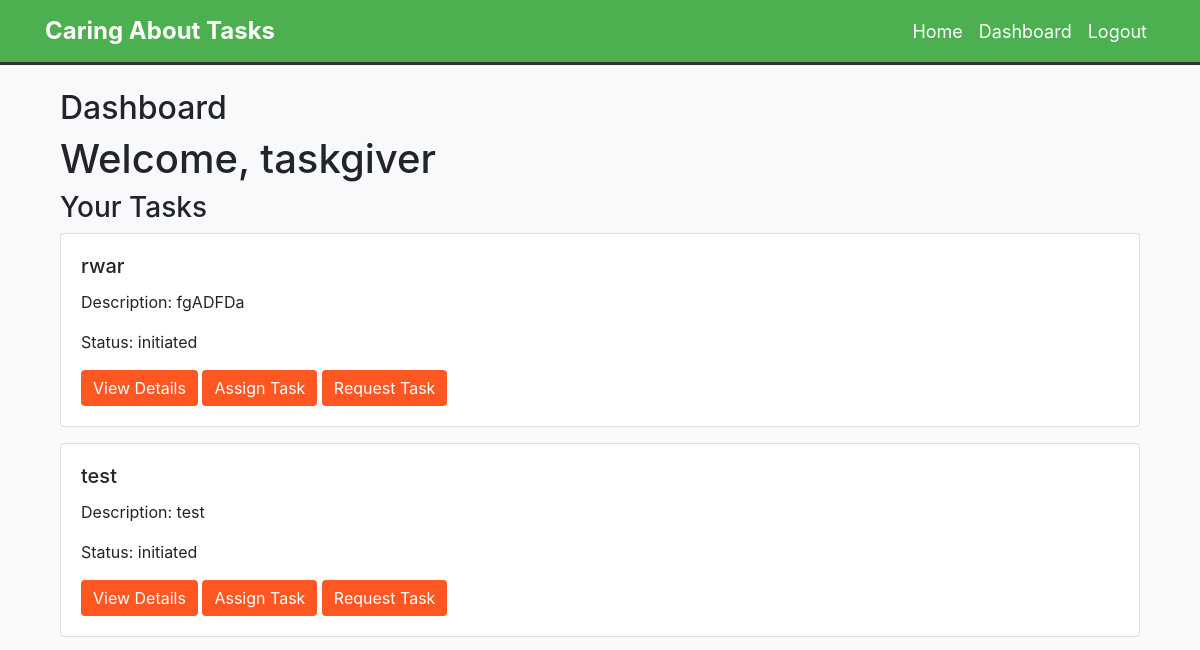
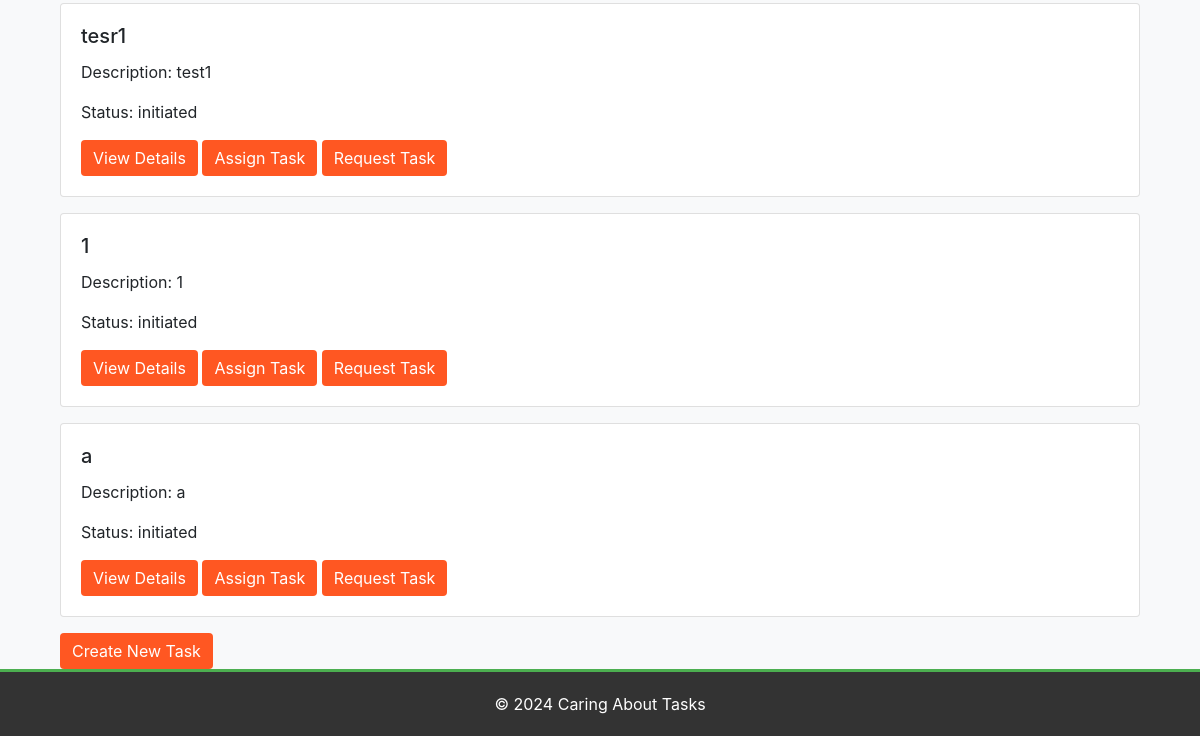
Page /dashboard (signed in) on the earlier database version (2 pictures, top to bottom).
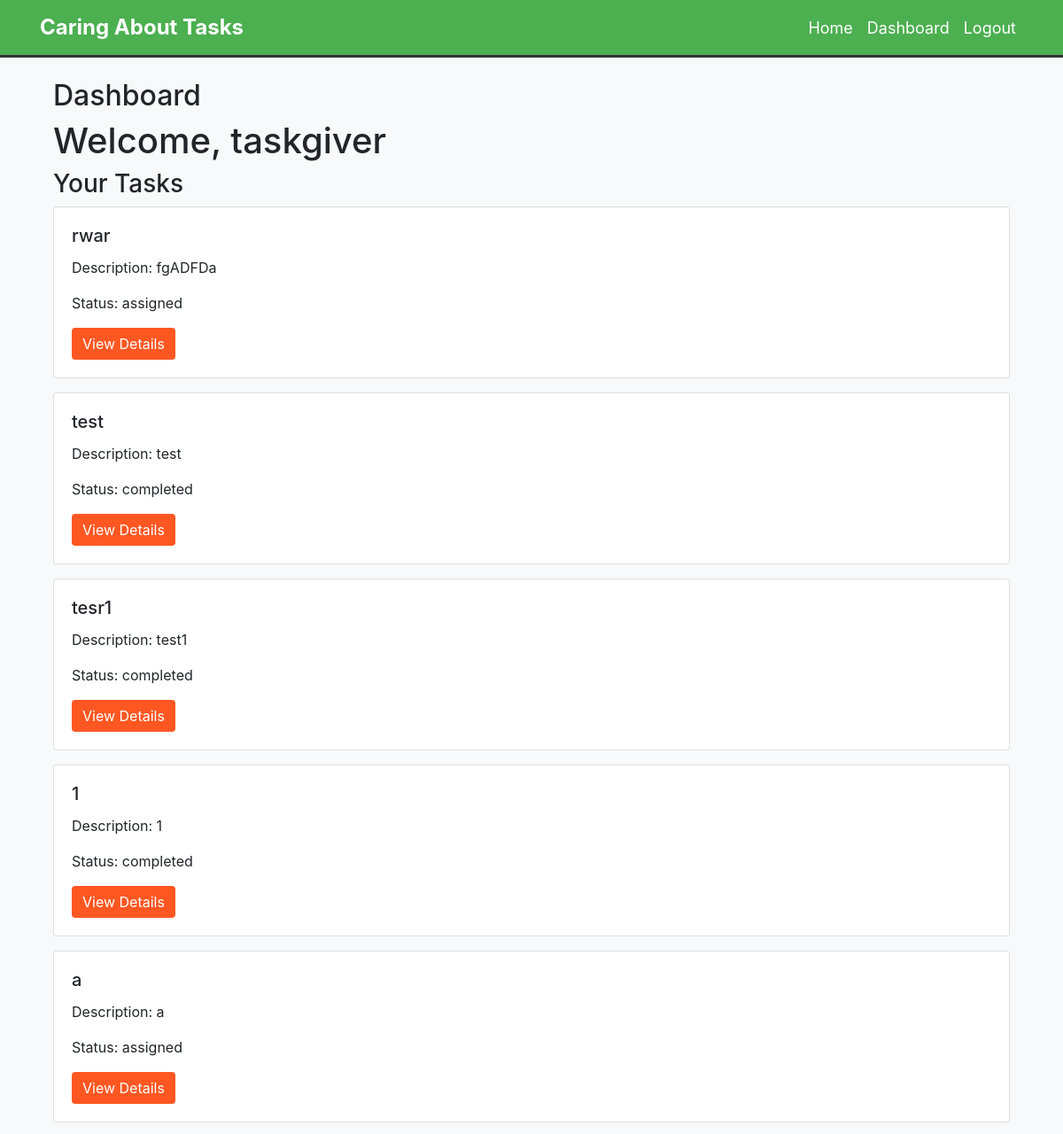
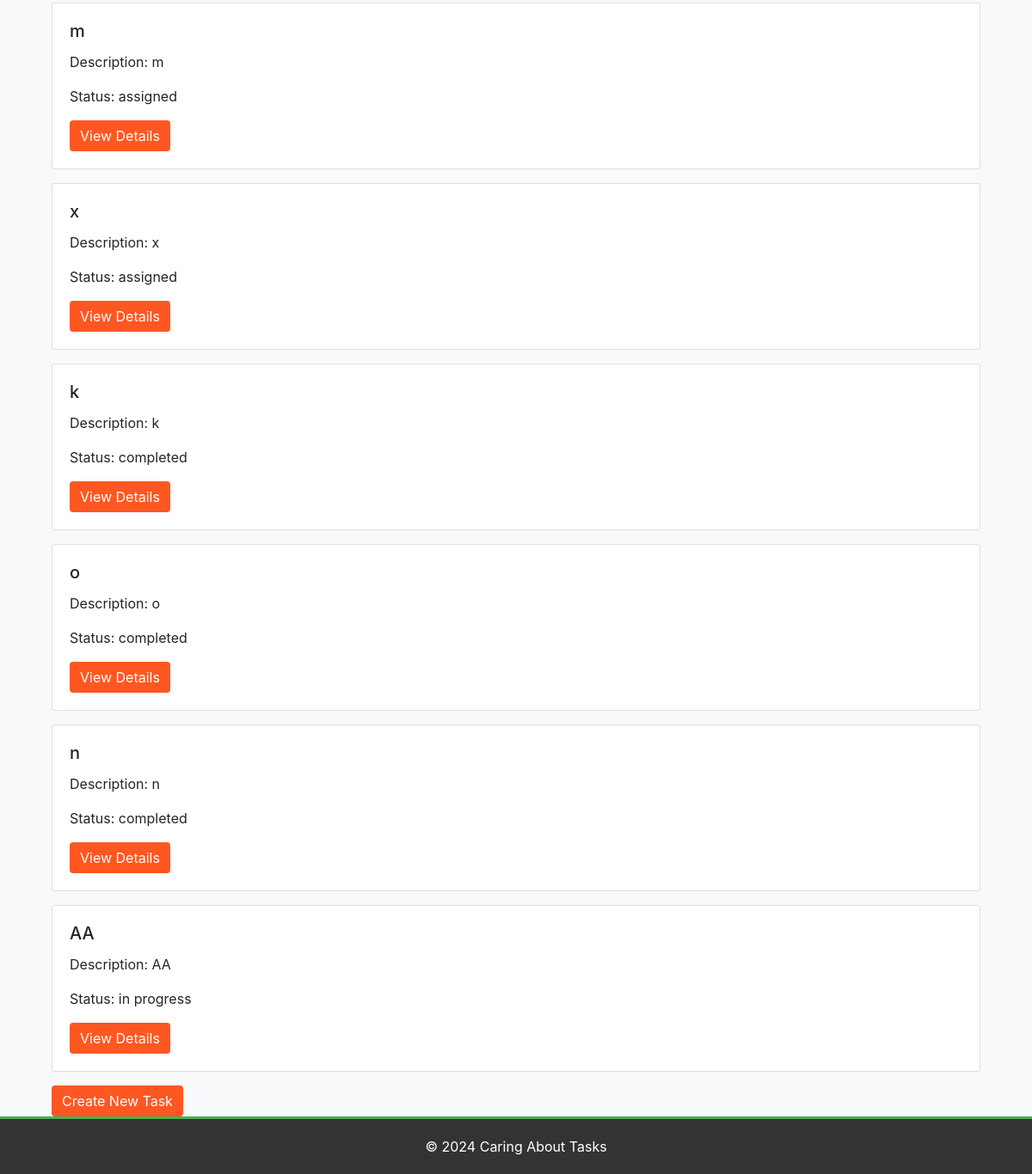
Same page on the later database version (2 pictures, top to bottom).
### app.py (models this page shows, shortened)
class User(UserMixin, db.Model):
    id = db.Column(db.Integer, primary_key=True)
    username = db.Column(db.String(64), unique=True, nullable=False)
    password_hash = db.Column(db.String(128), nullable=False)
    type = db.Column(db.String(20), nullable=False)
    tasks_given = db.relationship('Task', foreign_keys='Task.taskgiver_id', backref='taskgiver', lazy=True)
    tasks_accepted = db.relationship('Task', foreign_keys='Task.taskacceptor_id', backref='taskacceptor', lazy=True)
    online = db.Column(db.Boolean, default=False)

class Task(db.Model):
    id = db.Column(db.Integer, primary_key=True)
    title = db.Column(db.String(100), nullable=False)
    description = db.Column(db.Text, nullable=False)
    status = db.Column(db.String(20), nullable=False, default='initiated')
    deadline = db.Column(db.DateTime, nullable=False, default=datetime.utcnow)
    taskgiver_id = db.Column(db.Integer, db.ForeignKey('user.id'), nullable=False)
    taskacceptor_id = db.Column(db.Integer, db.ForeignKey('user.id'))

### app.py (the view, shortened to what this page needs)
@app.route('/dashboard')
@login_required
def dashboard():
    if current_user.type == 'taskgiver':
        tasks = Task.query.filter_by(taskgiver_id=current_user.id).all()
        return render_template('dashboard_taskgiver.html', tasks=tasks)

### app.py (called while the page is built)
@login_manager.user_loader
def load_user(user_id):
    return User.query.get(int(user_id))

### templates/dashboard_taskgiver.html
{% extends "base.html" %}
{% block content %}
<div class="container">
    <h2>Dashboard</h2>
    <h1>Welcome, {{ current_user.username }}</h1>
    <h3>Your Tasks</h3>
    {% for task in tasks %}
        <div class="card mb-3">
            <div class="card-body">
                <h5 class="card-title">{{ task.title }}</h5>
                <p class="card-text">Description: {{ task.description }}</p>
                <p class="card-text">Status: {{ task.status }}</p>
                <a href="{{ url_for('task_details', task_id=task.id) }}" class="btn btn-custom">View Details</a>
                {% if task.status == 'initiated' %}
                    <a href="{{ url_for('assign_task', task_id=task.id) }}" class="btn btn-custom">Assign Task</a>
                    <a href="{{ url_for('request_task', task_id=task.id) }}" class="btn btn-custom">Request Task</a>
                {% endif %}
            </div>
        </div>
    {% endfor %}
    <a href="{{ url_for('create_task') }}" class="btn btn-custom">Create New Task</a>
</div>
{% endblock %}

### templates/base.html (shortened to what this page needs)
<!DOCTYPE html>
<html lang="en">
<head>
    <link rel="stylesheet" href="https://stackpath.bootstrapcdn.com/bootstrap/4.5.2/css/bootstrap.min.css">
</head>
<body>
    <nav class="navbar navbar-expand-lg navbar-dark">
        <div class="container">
            <a class="navbar-brand" href="#">Caring About Tasks</a>
            <div class="collapse navbar-collapse" id="navbarNav">
                <ul class="navbar-nav ml-auto">
                    <li class="nav-item">
                        <a class="nav-link" href="/">Home</a>
                    </li>
                    {% if current_user.is_authenticated %}
                    <li class="nav-item">
                        <a class="nav-link" href="/dashboard">Dashboard</a>
                    </li>
                    <li class="nav-item">
                        <a class="nav-link" href="/logout">Logout</a>
                    </li>
                    {% endif %}
                </ul>
            </div>
        </div>
    </nav>
    <main class="container mt-4">
        {% block content %}{% endblock %}
    </main>
    <footer class="footer text-center">
        <div class="container">
            <p>&copy; 2024 Caring About Tasks</p>
        </div>
    </footer>
</body>
</html>

### templates/base.html (style rules this page uses)
body { background-color: #f8f9fa; }
.navbar { background-color: #4CAF50 !important; border-bottom: 3px solid #333; }
.navbar-brand { color: #fff !important; font-size: 24px; font-weight: bold; }
.nav-link { color: #fff !important; font-size: 18px; }
.btn-custom { background-color: #FF5722; color: #fff; border: none; transition: background-color 0.3s ease; }
.footer { background-color: #333; color: #fff; padding: 20px 0; border-top: 3px solid #4CAF50; }
.footer p { margin-bottom: 0; }

Differences in the rows shown:
changed Task "rwar": status "initiated" → "assigned"; no longer shows "Assign Task Request Task"
changed Task "test": status "initiated" → "completed"; no longer shows "Assign Task Request Task"
changed Task "tesr1": status "initiated" → "completed"; no longer shows "Assign Task Request Task"
changed Task (number 4 of 11 on the later page): status "initiated" → "completed"; no longer shows "Assign Task Request Task"
changed Task (number 5 of 11 on the later page): status "initiated" → "assigned"; no longer shows "Assign Task Request Task"
added Task: title "m", description "m", status "assigned"
added Task: title "x", description "x", status "assigned"
added Task: title "k", description "k", status "completed"
added Task: title "o", description "o", status "completed"
added Task: title "n", description "n", status "completed"
added Task: title "AA", description "AA", status "in progress"
